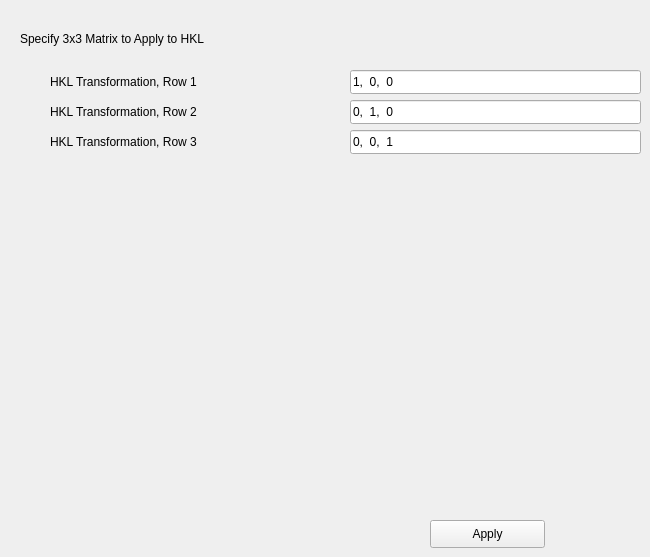
     <widget class="QWidget" name="ChangeHKL">
      <attribute name="title">
       <string>Change HKL</string>
      </attribute>
      <widget class="QPushButton" name="ApplyChangeHKL_btn">
       <property name="geometry">
        <rect>
         <x>430</x>
         <y>520</y>
         <width>115</width>
         <height>28</height>
        </rect>
       </property>
       <property name="text">
        <string>Apply</string>
       </property>
      </widget>
      <widget class="QLabel" name="HKL_Transfrom_lbl">
       <property name="geometry">
        <rect>
         <x>20</x>
         <y>30</y>
         <width>431</width>
         <height>18</height>
        </rect>
       </property>
       <property name="text">
        <string>Specify 3x3 Matrix to Apply to HKL</string>
       </property>
      </widget>
      <widget class="QLabel" name="HKL_Tran_Row_1_lbl">
       <property name="geometry">
        <rect>
         <x>50</x>
         <y>70</y>
         <width>291</width>
         <height>24</height>
        </rect>
       </property>
       <property name="text">
        <string>HKL Transformation, Row 1</string>
       </property>
      </widget>
      <widget class="QLineEdit" name="HKL_tran_row_1_ledt">
       <property name="geometry">
        <rect>
         <x>350</x>
         <y>70</y>
         <width>291</width>
         <height>24</height>
        </rect>
       </property>
       <property name="text">
        <string>1,  0,  0</string>
       </property>
      </widget>
      <widget class="QLabel" name="HKL_Tran_Row_2_lbl">
       <property name="geometry">
        <rect>
         <x>50</x>
         <y>100</y>
         <width>291</width>
         <height>24</height>
        </rect>
       </property>
       <property name="text">
        <string>HKL Transformation, Row 2</string>
       </property>
      </widget>
      <widget class="QLineEdit" name="HKL_tran_row_2_ledt">
       <property name="geometry">
        <rect>
         <x>350</x>
         <y>100</y>
         <width>291</width>
         <height>24</height>
        </rect>
       </property>
       <property name="text">
        <string>0,  1,  0</string>
       </property>
      </widget>
      <widget class="QLabel" name="HKL_Tran_Row_3_lbl">
       <property name="geometry">
        <rect>
         <x>50</x>
         <y>130</y>
         <width>291</width>
         <height>24</height>
        </rect>
       </property>
       <property name="text">
        <string>HKL Transformation, Row 3</string>
       </property>
      </widget>
      <widget class="QLineEdit" name="HKL_tran_row_3_ledt">
       <property name="geometry">
        <rect>
         <x>350</x>
         <y>130</y>
         <width>291</width>
         <height>24</height>
        </rect>
       </property>
       <property name="text">
        <string>0,  0,  1</string>
       </property>
      </widget>
     </widget>
